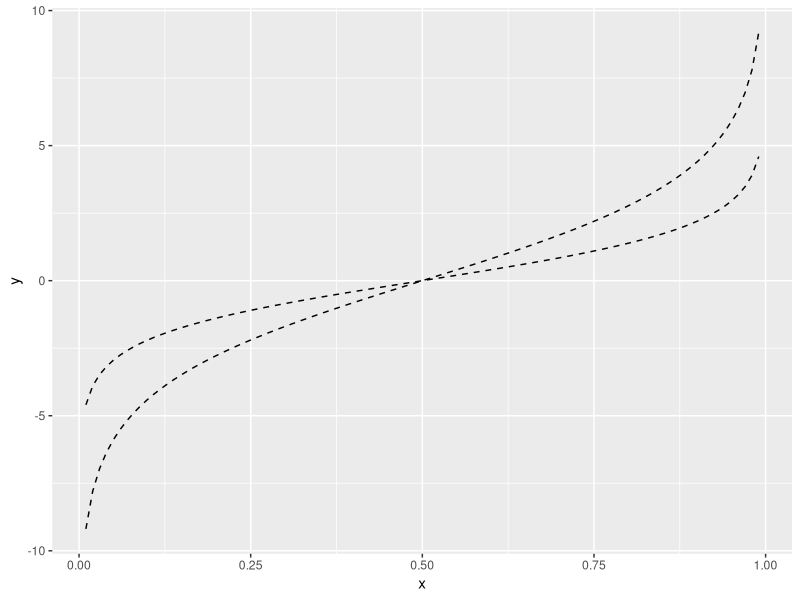

Source code (R):
## ---- chunk 1
knitr::opts_chunk$set(echo = FALSE)

# Learn more about creating blogs with Distill at:
# https://rstudio.github.io/distill/blog.html

## ---- chunk 2
# This comment is 75 characters long aaaaaaaaaaaaaaaaaaaaaaaaaaaaaaaaaaaaa
library(ggplot2)

# Setting line type vs colour/size
# Line type needs to be applied to a line as a whole, so it can
# not be used with colour or size that vary across a line
x <- seq(0.01, .99, length.out = 100)
df <- data.frame(
  x = rep(x, 2),
  y = c(qlogis(x), 2 * qlogis(x)),
  group = rep(c("a","b"), each = 100)
)
p <- ggplot(df, aes(x=x, y=y, group=group))
# These work
p + geom_line(linetype = 2)
## ---- chunk 3
d1 <- head(iris)
d2 <- head(mtcars)

knitr::kable(list(d1, d2), caption = "A tale of two tables")
## ---- chunk 4
knitr::kable(d2, format = "html", caption = "Title of the table")
